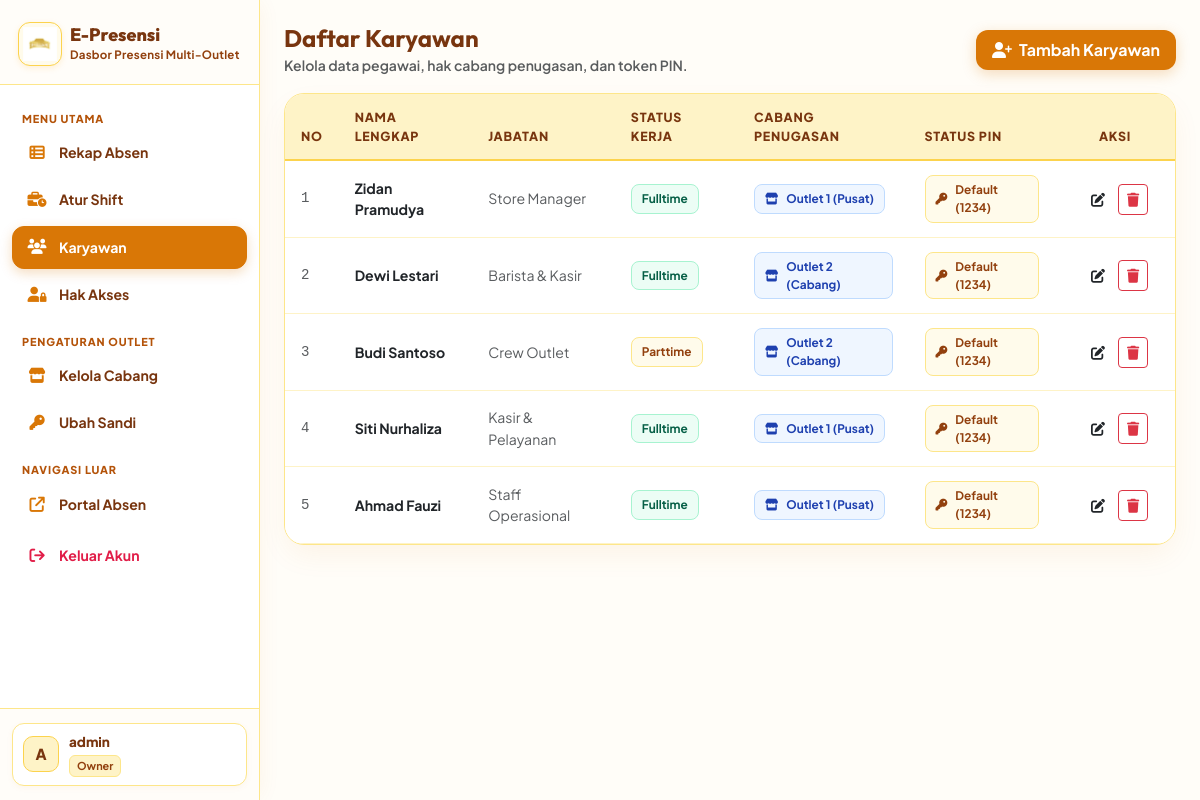
Screenshot of /admin/karyawan.php (signed in) with the database file from the repository.
### tables this page shows
CREATE TABLE IF NOT EXISTS `users` (
  `id` INT AUTO_INCREMENT PRIMARY KEY,
  `nama` VARCHAR(100) NOT NULL,
  `jabatan` VARCHAR(100) NOT NULL,
  `status_kerja` ENUM('Fulltime', 'Parttime', 'Lembur') NOT NULL DEFAULT 'Fulltime',
  `pin` VARCHAR(255) NOT NULL DEFAULT '1234',
  `cabang_id` INT NULL,
  `akses_admin` TINYINT(1) NOT NULL DEFAULT 0,
  `created_at` TIMESTAMP DEFAULT CURRENT_TIMESTAMP,
  INDEX `idx_users_cabang` (`cabang_id`),
  INDEX `idx_users_nama` (`nama`)
);

CREATE TABLE IF NOT EXISTS `cabang` (
  `id` INT AUTO_INCREMENT PRIMARY KEY,
  `nama_cabang` VARCHAR(120) NOT NULL,
  `alamat` TEXT NOT NULL,
  `latitude` DECIMAL(10, 8) NOT NULL,
  `longitude` DECIMAL(11, 8) NOT NULL,
  `radius_meter` INT NOT NULL DEFAULT 100,
  `embed_maps` TEXT NULL,
  `is_active` TINYINT(1) NOT NULL DEFAULT 1,
  `created_at` TIMESTAMP DEFAULT CURRENT_TIMESTAMP
);

### config/database.php (called while the page is built, shortened)
<?php
if (!function_exists('e')) {
    function e($val) {
        return htmlspecialchars((string)$val, ENT_QUOTES, 'UTF-8');
    }
}

### admin/karyawan.php (the view, shortened to what this page needs)
<?php
require_once dirname(__DIR__) . '/config/database.php';
$q_users = mysqli_query($conn, "SELECT users.*, cabang.nama_cabang
    FROM users
    LEFT JOIN cabang ON users.cabang_id = cabang.id
    ORDER BY users.id DESC");
?>
<!DOCTYPE html>
<html lang="id">
<head>
    <link href="https://cdn.jsdelivr.net/npm/bootstrap@5.3.3/dist/css/bootstrap.min.css" rel="stylesheet">
    <link rel="stylesheet" href="https://cdnjs.cloudflare.com/ajax/libs/font-awesome/6.5.1/css/all.min.css">
</head>
<body>
    <div class="admin-layout">
        <?php require __DIR__ . '/sidebar.php'; ?>
        <div class="admin-main">
            <div class="admin-content">
        <div class="d-flex align-items-center justify-content-between mb-3 flex-wrap gap-2">
            <div>
                <h4 class="fw-bold mb-0" style="color: #78350F; font-family: 'Outfit', sans-serif;">Daftar Karyawan</h4>
                <small class="text-muted fw-semibold">Kelola data pegawai, hak cabang penugasan, dan token PIN.</small>
            </div>
            <button type="button" class="btn btn-filter-action fw-bold px-3 py-2" data-bs-toggle="modal" data-bs-target="#modalTambah">
                <i class="fas fa-user-plus me-1"></i> Tambah Karyawan
            </button>
        </div>
        <div class="table-panel">
            <div class="table-responsive">
                <table class="table mb-0 align-middle">
                    <thead>
                        <tr>
                            <th style="width: 50px;">No</th>
                            <th>Nama Lengkap</th>
                            <th>Jabatan</th>
                            <th>Status Kerja</th>
                            <th>Cabang Penugasan</th>
                            <th>Status PIN</th>
                            <th class="text-center" style="width: 120px;">Aksi</th>
                        </tr>
                    </thead>
                    <tbody>
                        <?php
                        $no = 1;
                        if (mysqli_num_rows($q_users) === 0): ?>
                        <?php endif;
                        while ($u = mysqli_fetch_assoc($q_users)): ?>
                            <tr>
                                <td class="font-monospace text-muted"><?= $no++ ?></td>
                                <td class="fw-bold text-dark"><?= e($u['nama']) ?></td>
                                <td class="text-muted"><?= e($u['jabatan']) ?></td>
                                <td>
                                    <?php if ($u['status_kerja'] === 'Fulltime'): ?>
                                        <span class="badge-soft badge-green">Fulltime</span>
                                    <?php elseif ($u['status_kerja'] === 'Parttime'): ?>
                                        <span class="badge-soft badge-yellow">Parttime</span>
                                    <?php else: ?>
                                        <span class="badge-soft badge-red">Lembur</span>
                                    <?php endif; ?>
                                </td>
                                <td>
                                    <span class="badge-soft badge-blue">
                                        <i class="fas fa-store me-1"></i><?= e($u['nama_cabang'] ?: 'Outlet Pusat') ?>
                                    </span>
                                </td>
                                <td>
                                    <?php
                                    $p_val = $u['pin'] ?? '';
                                    if (strlen($p_val) >= 60 && strpos($p_val, '$') === 0): ?>
                                        <span class="badge-soft badge-green"><i class="fas fa-shield-halved me-1"></i>Terenkripsi</span>
                                    <?php elseif ($p_val === '1234'): ?>
                                        <span class="badge-soft badge-yellow"><i class="fas fa-key me-1"></i>Default (1234)</span>
                                    <?php elseif (strlen($p_val) < 60 && strpos($p_val, '$') === 0): ?>
                                        <span class="badge-soft badge-red"><i class="fas fa-triangle-exclamation me-1"></i>Korup (Perlu Edit)</span>
                                    <?php else: ?>
                                        <span class="badge-soft badge-blue"><i class="fas fa-lock me-1"></i>Kustom</span>
                                    <?php endif; ?>
                                </td>
                                <td class="text-center">
                                    <div class="d-inline-flex gap-1">
                                        <button class="btn btn-sm btn-rate-action" data-bs-toggle="modal" data-bs-target="#modalEdit<?= $u['id'] ?>">
                                            <i class="fas fa-pen-to-square"></i>
                                        </button>
                                        <form method="POST" onsubmit="return confirm('Hapus karyawan <?= e($u['nama']) ?> secara permanen?')" style="display:inline;">
                                            <button type="submit" class="btn btn-sm btn-outline-danger">
                                                <i class="fas fa-trash"></i>
                                            </button>
                                        </form>
                                    </div>
                                </td>
                            </tr>
                        <?php endwhile; ?>
                    </tbody>
                </table>
            </div>
        </div>
            </div>
        </div>
    </div>
</body>
</html>

### admin/karyawan.php (style rules this page uses)
:root { --bg-body: #FFFDF9; --brand-deep: #78350F; --brand-primary: #D97706; --brand-gold-mid: #F59E0B; --text-dark: #1F160E; }
body { background-color: var(--bg-body); font-family: 'Plus Jakarta Sans', sans-serif; color: var(--text-dark); min-height: 100dvh; }
.table-panel { background: #FFFFFF; border: 1.5px solid #FDE68A; border-radius: 20px; overflow: hidden; box-shadow: 0 12px 30px -4px rgba(217, 119, 6, 0.08); }
.table thead th { background: #FEF3C7; color: #78350F; font-size: 0.78rem; text-transform: uppercase; letter-spacing: 0.06em; font-weight: 800; padding: 14px 16px; border-bottom: 2px solid #FCD34D; }
.table tbody td { padding: 14px 16px; font-size: 0.88rem; vertical-align: middle; border-bottom: 1px solid #FEF3C7; color: var(--text-dark); }
.badge-soft { padding: 5px 10px; border-radius: 8px; font-size: 0.74rem; font-weight: 700; display: inline-flex; align-items: center; gap: 4px; }
.badge-green { background: #ECFDF5; color: #065F46; border: 1.5px solid #A7F3D0; }
.badge-yellow { background: #FFFBEB; color: #92400E; border: 1.5px solid #FDE68A; }
.badge-blue { background: #EFF6FF; color: #1E40AF; border: 1.5px solid #BFDBFE; }
.btn-filter-action { background: #D97706; color: #FFFFFF; border: none; font-weight: 800; border-radius: 12px; box-shadow: 0 4px 14px rgba(217, 119, 6, 0.25); transition: all 0.2s ease; }

### admin/sidebar.php (style rules this page uses)
:root { --sidebar-w: 260px; --sidebar-bg: #FFFFFF; --sidebar-border: #FDE68A; --brand-deep: #78350F; --brand-primary: #D97706; --brand-hover: #B45309; --brand-honey: #FEF3C7; --brand-bone: #FFFDF8; --text-dark: #1F160E; }
body { background-color: var(--brand-bone); font-family: 'Plus Jakarta Sans', sans-serif; color: var(--text-dark); margin: 0; padding: 0; overflow-x: hidden; }
.admin-layout { display: flex; min-height: 100vh; width: 100%; }
.admin-main { margin-left: var(--sidebar-w); flex: 1; min-width: 0; background: var(--brand-bone); min-height: 100vh; display: flex; flex-direction: column; }
.admin-content { flex: 1; padding: 24px; }

### rows the page displays
users: nama "Zidan Pramudya", jabatan "Store Manager", status_kerja "Fulltime", cabang.nama_cabang "Outlet 1 (Pusat)", pin "1234" (drawn)
users: nama "Dewi Lestari", jabatan "Barista & Kasir", status_kerja "Fulltime", cabang.nama_cabang "Outlet 2 (Cabang)", pin "1234" (drawn)
users: nama "Budi Santoso", jabatan "Crew Outlet", status_kerja "Parttime", cabang.nama_cabang "Outlet 2 (Cabang)", pin "1234" (drawn)
users: nama "Siti Nurhaliza", jabatan "Kasir & Pelayanan", status_kerja "Fulltime", cabang.nama_cabang "Outlet 1 (Pusat)", pin "1234" (drawn)
users: nama "Ahmad Fauzi", jabatan "Staff Operasional", status_kerja "Fulltime", cabang.nama_cabang "Outlet 1 (Pusat)", pin "1234" (drawn)

### other values shown
$admin_initial "A"
$admin_name "admin"
$admin_role "Owner"
